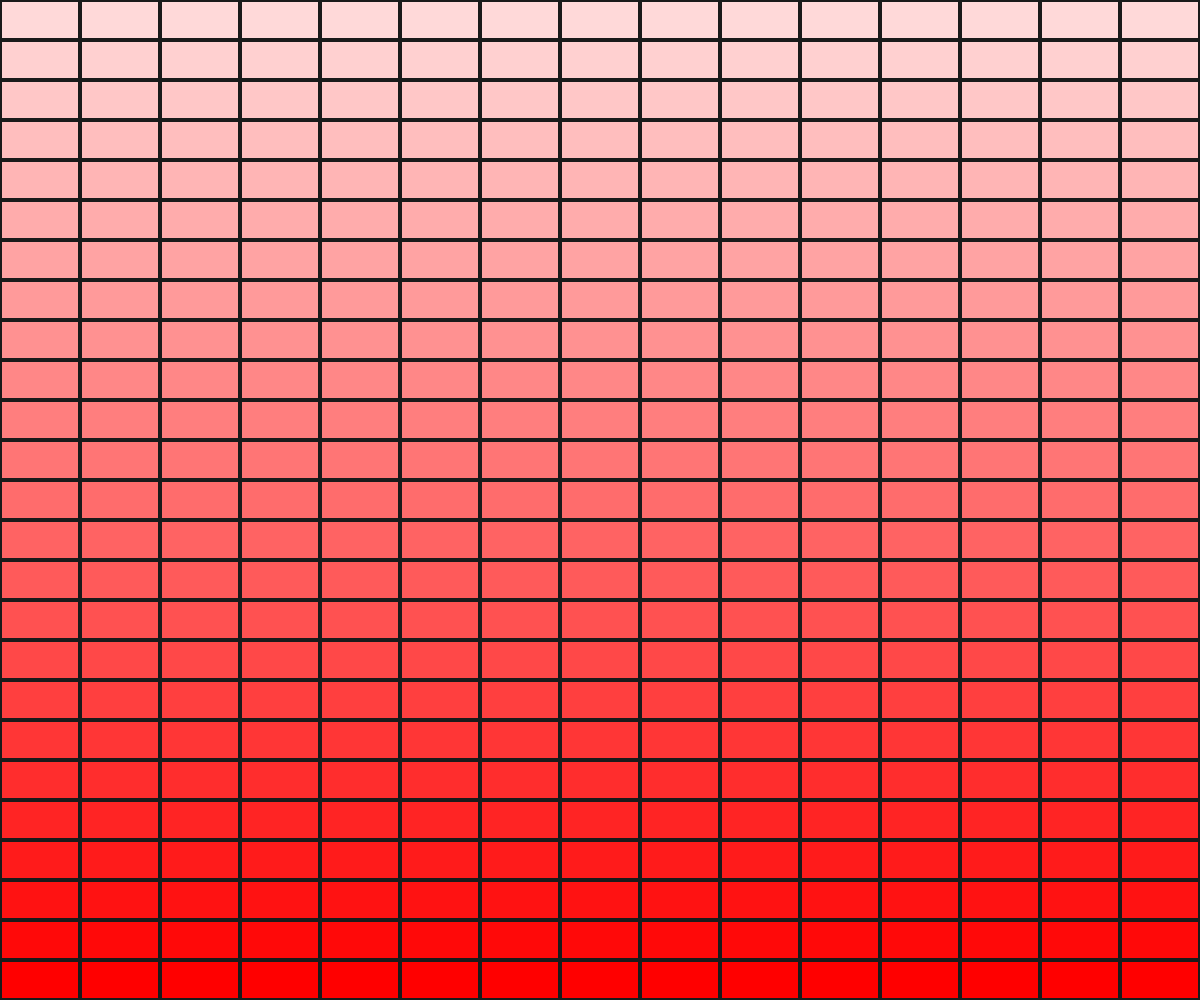
Frame 1 (no input)
Frame 2 (the mouse pressed at the canvas centre, redrawn once): identical to frame 1, image omitted

The p5.js sketch that drew this single still picture (run headless with seeded random() and noise() and a simulated clock; the mouse was pressed at the canvas centre and the sketch redrawn once):

// p5.js sketch
// ── sketch.js
function setup() {
  createCanvas(windowWidth, windowHeight);
  colorMode(HSB, 360, 100, 100);
  noStroke();
  noLoop();
}

function draw() {
  background(0, 0, 10);
  let w = 80;
  let h = 40;
  let rows = ceil(height / h);

  for (let j = 0; j < rows; j++) {
    for (let x = 0; x < width; x += w) {
      let y = j * h;
      fill(0, map(j, 0, rows - 1, 15, 100), 100);
      rect(x + 2, y + 2, w - 4, h - 4);
    }
  }
}

function windowResized() {
  resizeCanvas(windowWidth, windowHeight);
}
